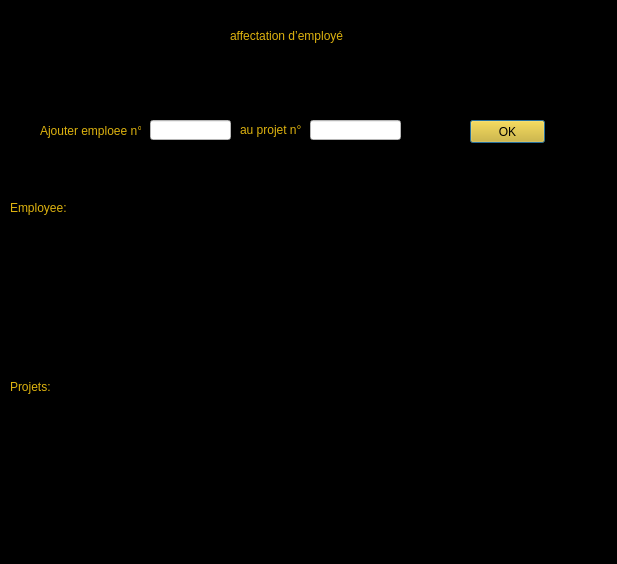
<?xml version="1.0" encoding="UTF-8"?>
<ui version="4.0">
 <class>Dialog2</class>
 <widget class="QDialog" name="Dialog2">
  <property name="geometry">
   <rect>
    <x>0</x>
    <y>0</y>
    <width>617</width>
    <height>564</height>
   </rect>
  </property>
  <property name="windowTitle">
   <string>Dialog</string>
  </property>
  <property name="styleSheet">
   <string notr="true">background-color: black;</string>
  </property>
  <widget class="QLabel" name="label">
   <property name="geometry">
    <rect>
     <x>230</x>
     <y>20</y>
     <width>121</width>
     <height>31</height>
    </rect>
   </property>
   <property name="styleSheet">
    <string notr="true">color:#deb30f;</string>
   </property>
   <property name="text">
    <string>affectation d’employé</string>
   </property>
  </widget>
  <widget class="QTableView" name="tableView">
   <property name="geometry">
    <rect>
     <x>20</x>
     <y>220</y>
     <width>561</width>
     <height>151</height>
    </rect>
   </property>
  </widget>
  <widget class="QTableView" name="tableView_2">
   <property name="geometry">
    <rect>
     <x>20</x>
     <y>400</y>
     <width>561</width>
     <height>151</height>
    </rect>
   </property>
   <property name="styleSheet">
    <string notr="true">color:white;
backgorund_color:white;</string>
   </property>
  </widget>
  <widget class="QLabel" name="label_2">
   <property name="geometry">
    <rect>
     <x>10</x>
     <y>200</y>
     <width>151</width>
     <height>16</height>
    </rect>
   </property>
   <property name="styleSheet">
    <string notr="true">color:#deb30f;</string>
   </property>
   <property name="text">
    <string>Employee:</string>
   </property>
  </widget>
  <widget class="QLabel" name="label_3">
   <property name="geometry">
    <rect>
     <x>10</x>
     <y>380</y>
     <width>47</width>
     <height>14</height>
    </rect>
   </property>
   <property name="styleSheet">
    <string notr="true">color:#deb30f;</string>
   </property>
   <property name="text">
    <string>Projets:</string>
   </property>
  </widget>
  <widget class="QLabel" name="label_4">
   <property name="geometry">
    <rect>
     <x>40</x>
     <y>120</y>
     <width>101</width>
     <height>21</height>
    </rect>
   </property>
   <property name="styleSheet">
    <string notr="true">color:#deb30f;</string>
   </property>
   <property name="text">
    <string>Ajouter emploee n°</string>
   </property>
  </widget>
  <widget class="QLineEdit" name="lineEdit">
   <property name="geometry">
    <rect>
     <x>150</x>
     <y>120</y>
     <width>81</width>
     <height>20</height>
    </rect>
   </property>
   <property name="styleSheet">
    <string notr="true">background-color:white;</string>
   </property>
  </widget>
  <widget class="QLabel" name="label_5">
   <property name="geometry">
    <rect>
     <x>240</x>
     <y>120</y>
     <width>71</width>
     <height>20</height>
    </rect>
   </property>
   <property name="styleSheet">
    <string notr="true">color:#deb30f;</string>
   </property>
   <property name="text">
    <string>au projet n°</string>
   </property>
  </widget>
  <widget class="QLineEdit" name="lineEdit_2">
   <property name="geometry">
    <rect>
     <x>310</x>
     <y>120</y>
     <width>91</width>
     <height>20</height>
    </rect>
   </property>
   <property name="styleSheet">
    <string notr="true">background-color:white;</string>
   </property>
  </widget>
  <widget class="QPushButton" name="pushButton">
   <property name="geometry">
    <rect>
     <x>470</x>
     <y>120</y>
     <width>75</width>
     <height>23</height>
    </rect>
   </property>
   <property name="styleSheet">
    <string notr="true">background-color:#deb30f;
color:black;
</string>
   </property>
   <property name="text">
    <string>OK</string>
   </property>
  </widget>
 </widget>
 <resources/>
 <connections/>
</ui>
